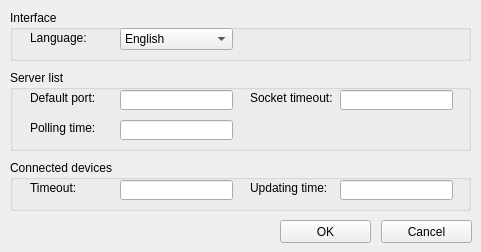
<?xml version="1.0" encoding="UTF-8"?>
<ui version="4.0">
 <class>Dialog</class>
 <widget class="QDialog" name="Dialog">
  <property name="geometry">
   <rect>
    <x>0</x>
    <y>0</y>
    <width>481</width>
    <height>252</height>
   </rect>
  </property>
  <property name="minimumSize">
   <size>
    <width>481</width>
    <height>252</height>
   </size>
  </property>
  <property name="maximumSize">
   <size>
    <width>481</width>
    <height>252</height>
   </size>
  </property>
  <property name="windowTitle">
   <string>USBIPManager - Software settings</string>
  </property>
  <property name="locale">
   <locale language="English" country="UnitedStates"/>
  </property>
  <widget class="QGroupBox" name="server_list_box">
   <property name="geometry">
    <rect>
     <x>10</x>
     <y>70</y>
     <width>461</width>
     <height>81</height>
    </rect>
   </property>
   <property name="title">
    <string>Server list</string>
   </property>
   <widget class="QLineEdit" name="socket_timeout">
    <property name="geometry">
     <rect>
      <x>330</x>
      <y>20</y>
      <width>113</width>
      <height>20</height>
     </rect>
    </property>
   </widget>
   <widget class="QLabel" name="socket_timeout_label">
    <property name="geometry">
     <rect>
      <x>240</x>
      <y>20</y>
      <width>91</width>
      <height>16</height>
     </rect>
    </property>
    <property name="text">
     <string>Socket timeout:</string>
    </property>
   </widget>
   <widget class="QLabel" name="default_port_label">
    <property name="geometry">
     <rect>
      <x>20</x>
      <y>20</y>
      <width>91</width>
      <height>16</height>
     </rect>
    </property>
    <property name="text">
     <string>Default port:</string>
    </property>
   </widget>
   <widget class="QLineEdit" name="default_port">
    <property name="geometry">
     <rect>
      <x>110</x>
      <y>20</y>
      <width>113</width>
      <height>20</height>
     </rect>
    </property>
   </widget>
   <widget class="QLabel" name="polling_time_label">
    <property name="geometry">
     <rect>
      <x>20</x>
      <y>50</y>
      <width>91</width>
      <height>16</height>
     </rect>
    </property>
    <property name="text">
     <string>Polling time:</string>
    </property>
   </widget>
   <widget class="QLineEdit" name="polling_time">
    <property name="geometry">
     <rect>
      <x>110</x>
      <y>50</y>
      <width>113</width>
      <height>20</height>
     </rect>
    </property>
   </widget>
  </widget>
  <widget class="QPushButton" name="apply_button">
   <property name="geometry">
    <rect>
     <x>280</x>
     <y>220</y>
     <width>91</width>
     <height>23</height>
    </rect>
   </property>
   <property name="text">
    <string>OK</string>
   </property>
   <property name="autoDefault">
    <bool>false</bool>
   </property>
  </widget>
  <widget class="QPushButton" name="cancel_button">
   <property name="geometry">
    <rect>
     <x>381</x>
     <y>220</y>
     <width>91</width>
     <height>23</height>
    </rect>
   </property>
   <property name="text">
    <string>Cancel</string>
   </property>
   <property name="autoDefault">
    <bool>false</bool>
   </property>
  </widget>
  <widget class="QGroupBox" name="connected_devices_box">
   <property name="geometry">
    <rect>
     <x>10</x>
     <y>160</y>
     <width>461</width>
     <height>51</height>
    </rect>
   </property>
   <property name="title">
    <string>Connected devices</string>
   </property>
   <widget class="QLabel" name="updating_time_label">
    <property name="geometry">
     <rect>
      <x>240</x>
      <y>20</y>
      <width>91</width>
      <height>16</height>
     </rect>
    </property>
    <property name="text">
     <string>Updating time:</string>
    </property>
   </widget>
   <widget class="QLineEdit" name="updating_time">
    <property name="geometry">
     <rect>
      <x>330</x>
      <y>20</y>
      <width>113</width>
      <height>20</height>
     </rect>
    </property>
   </widget>
   <widget class="QLineEdit" name="connecting_timeout">
    <property name="geometry">
     <rect>
      <x>110</x>
      <y>20</y>
      <width>113</width>
      <height>20</height>
     </rect>
    </property>
   </widget>
   <widget class="QLabel" name="connecting_timeout_label">
    <property name="geometry">
     <rect>
      <x>20</x>
      <y>20</y>
      <width>91</width>
      <height>16</height>
     </rect>
    </property>
    <property name="text">
     <string>Timeout:</string>
    </property>
   </widget>
  </widget>
  <widget class="QGroupBox" name="interface_box">
   <property name="geometry">
    <rect>
     <x>10</x>
     <y>10</y>
     <width>461</width>
     <height>51</height>
    </rect>
   </property>
   <property name="title">
    <string>Interface</string>
   </property>
   <widget class="QLabel" name="language_label">
    <property name="geometry">
     <rect>
      <x>20</x>
      <y>20</y>
      <width>91</width>
      <height>16</height>
     </rect>
    </property>
    <property name="text">
     <string>Language:</string>
    </property>
   </widget>
   <widget class="QComboBox" name="language">
    <property name="geometry">
     <rect>
      <x>110</x>
      <y>18</y>
      <width>113</width>
      <height>22</height>
     </rect>
    </property>
    <item>
     <property name="text">
      <string>English</string>
     </property>
    </item>
    <item>
     <property name="text">
      <string>Russian</string>
     </property>
    </item>
   </widget>
  </widget>
 </widget>
 <tabstops>
  <tabstop>language</tabstop>
  <tabstop>default_port</tabstop>
  <tabstop>socket_timeout</tabstop>
  <tabstop>polling_time</tabstop>
  <tabstop>connecting_timeout</tabstop>
  <tabstop>updating_time</tabstop>
  <tabstop>apply_button</tabstop>
  <tabstop>cancel_button</tabstop>
 </tabstops>
 <resources/>
 <connections/>
</ui>
